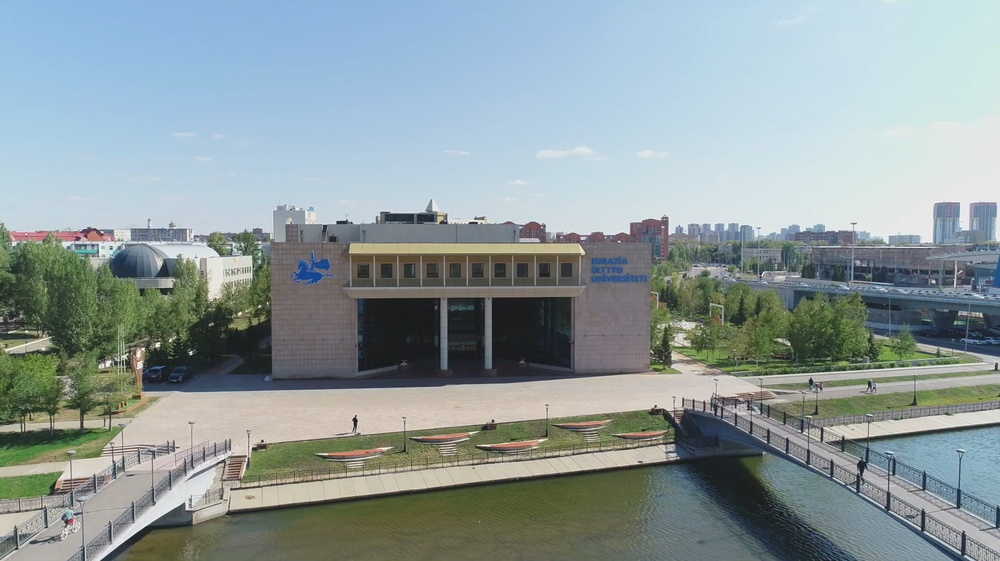
#> input picture img3.jpg, 1000 x 561 px, shrunk from 1760 x 988 before the run
$ python lab5-9.py
#> lines starting #> are read from the running program, lines starting #| are printed output that depends on the picture
from PIL import Image, ImageFilter, ImageChops

img = Image.open("img3.jpg")
#> img is the input picture: PIL image 1000x561 RGB; mean R, G, B 141.4, 154.7, 156.4

blurred = img.filter(ImageFilter.GaussianBlur(radius=5))
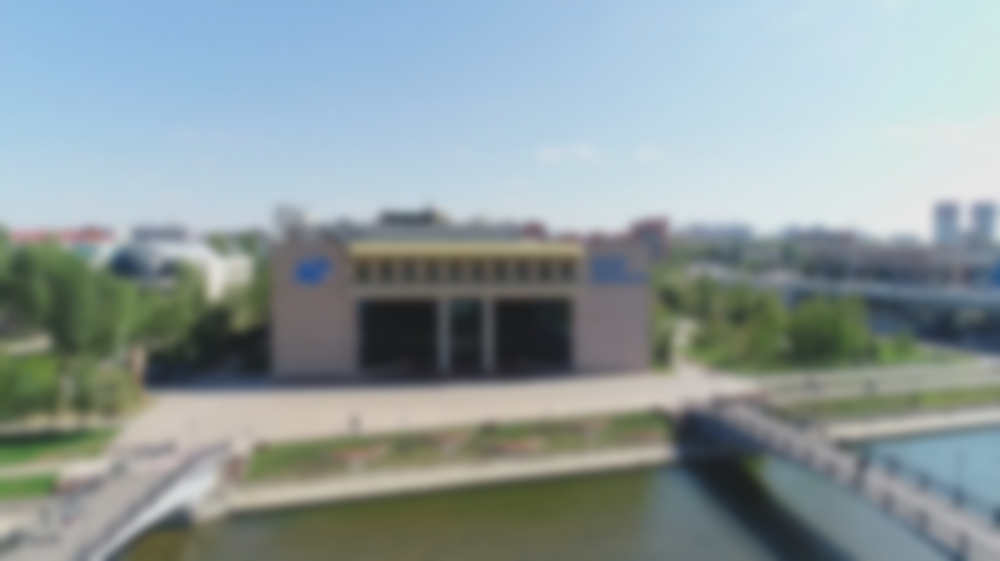
#> blurred: PIL image 1000x561 RGB; mean R, G, B 141.4, 154.7, 156.4

mask = ImageChops.subtract(img, blurred)
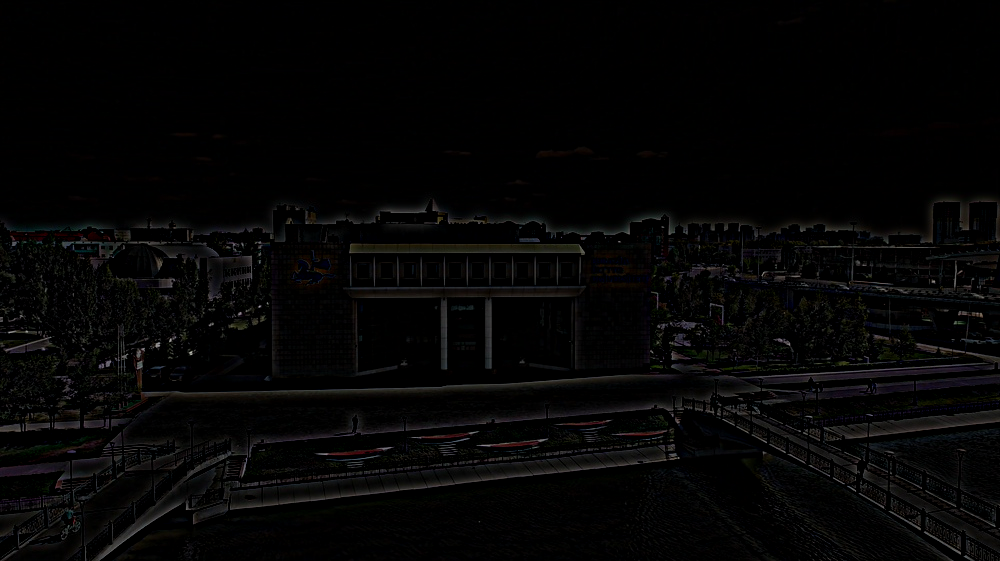
#> mask: PIL image 1000x561 RGB; mean R, G, B 5.3, 5.1, 5

sharpened = ImageChops.add(img, mask)
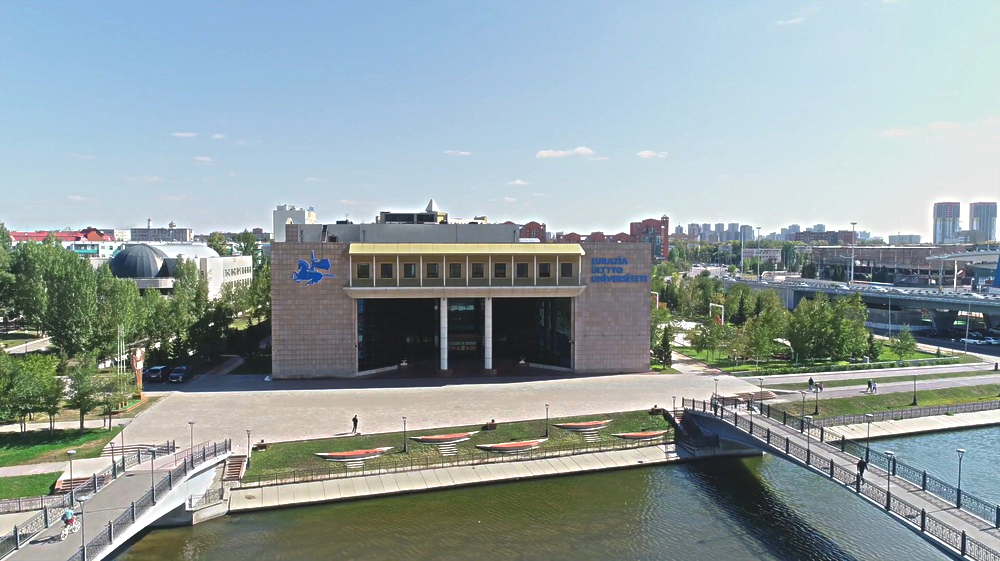
#> sharpened: PIL image 1000x561 RGB; mean R, G, B 146.4, 159.5, 161.1

sharpened.show()

$ run again, with img1.jpg copied over img3.jpg
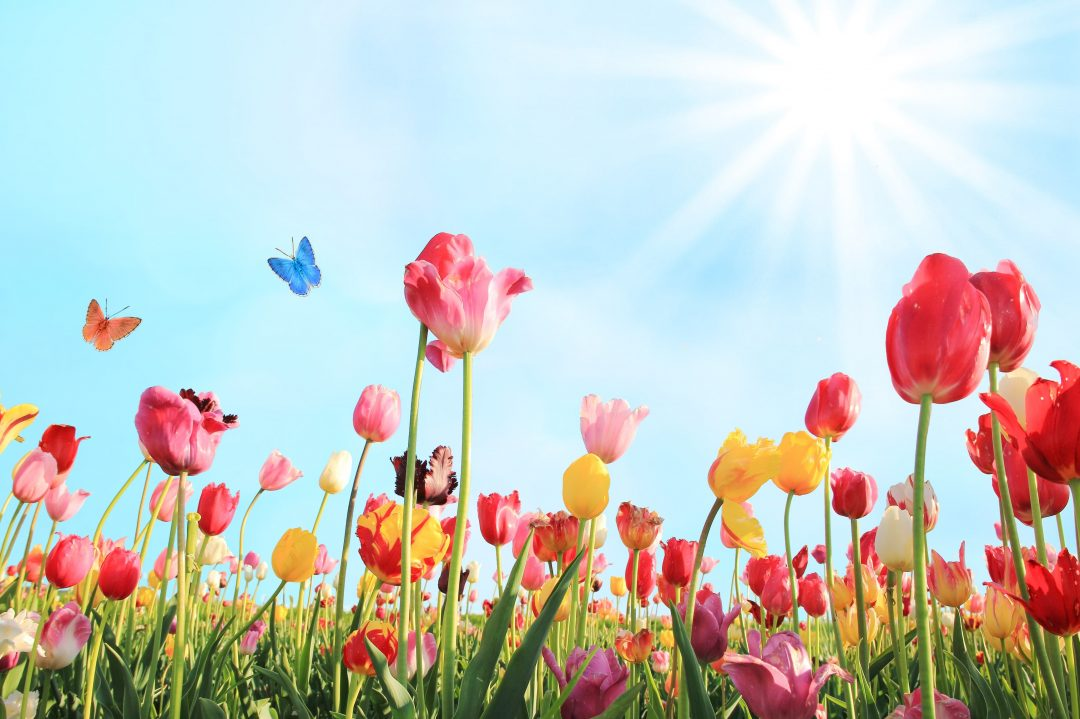
#> input picture img1.jpg, 1080 x 719 px
#> img is the input picture: PIL image 1080x719 RGB; mean R, G, B 195.6, 198.3, 192
#> `mask = ImageChops.subtract(img, blurred)`:
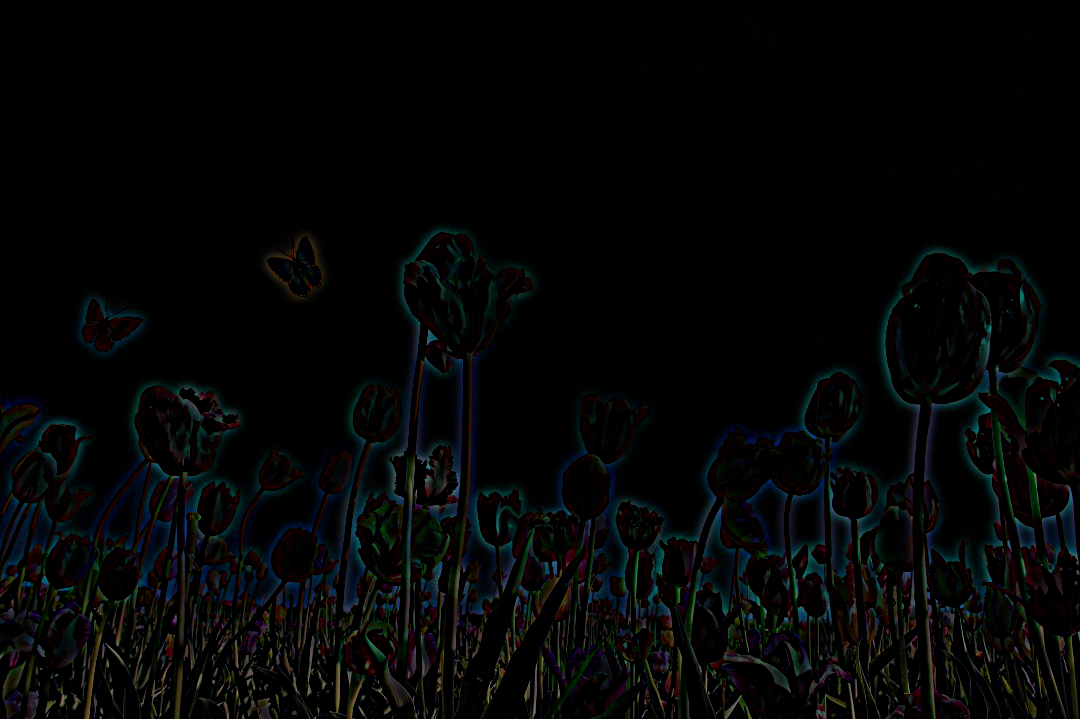
#> mask: PIL image 1080x719 RGB; mean R, G, B 4.5, 5.6, 5.7
#> `sharpened = ImageChops.add(img, mask)`:
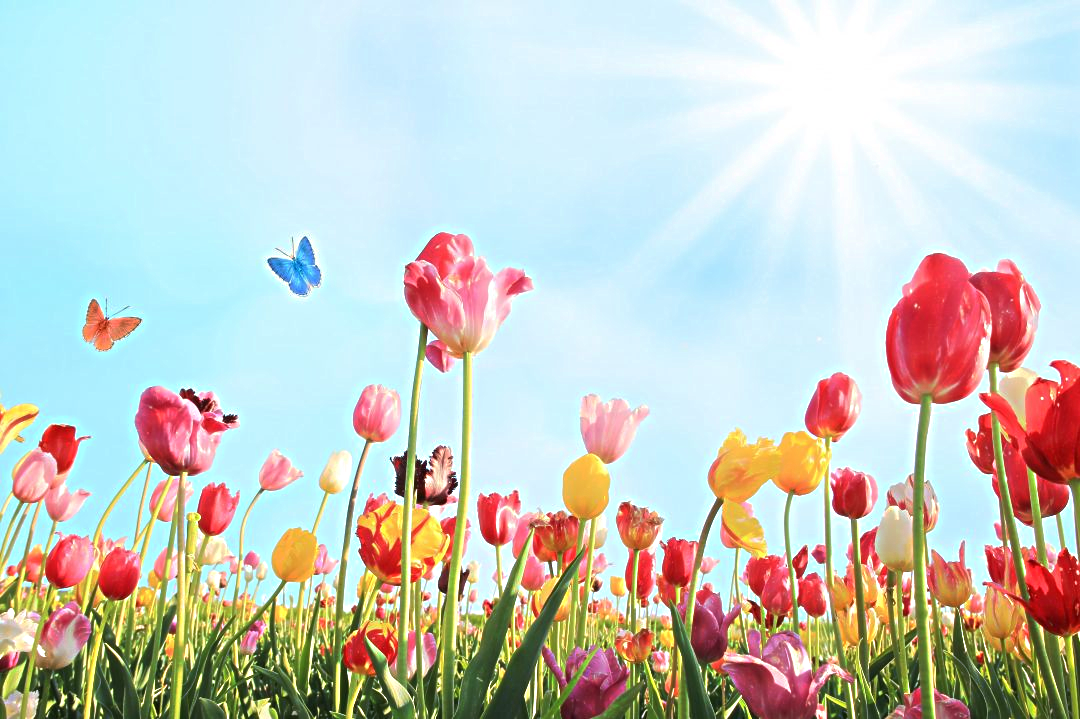
#> sharpened: PIL image 1080x719 RGB; mean R, G, B 198.7, 202.4, 195.2

$ run again, with img2.jpg copied over img3.jpg
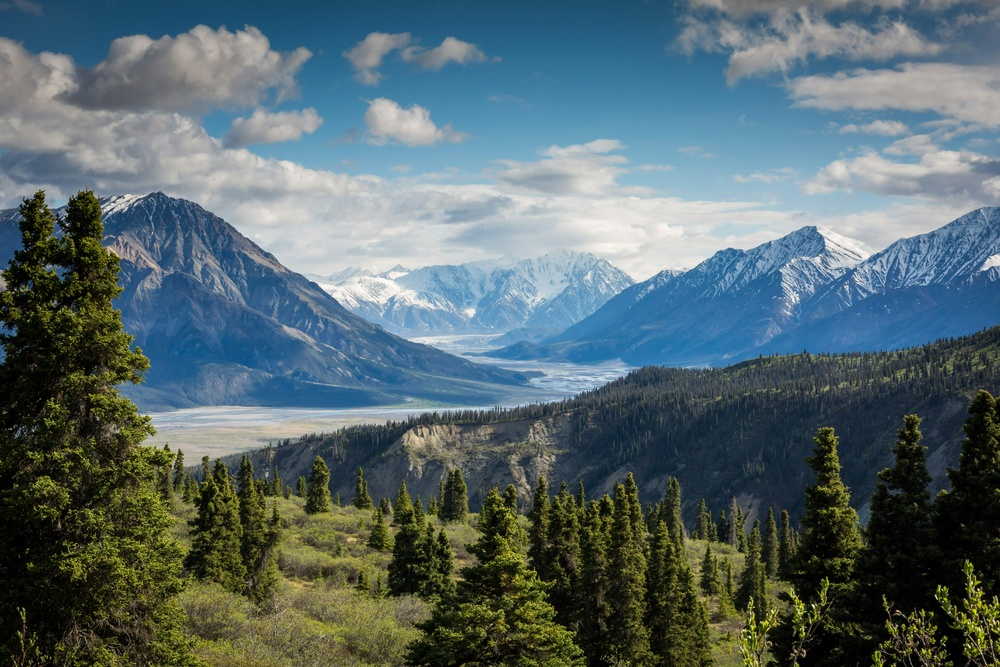
#> input picture img2.jpg, 1000 x 667 px, shrunk from 5760 x 3840 before the run
#> img is the input picture: PIL image 1000x667 RGB; mean R, G, B 86.6, 104.5, 108.1
#> `mask = ImageChops.subtract(img, blurred)`:
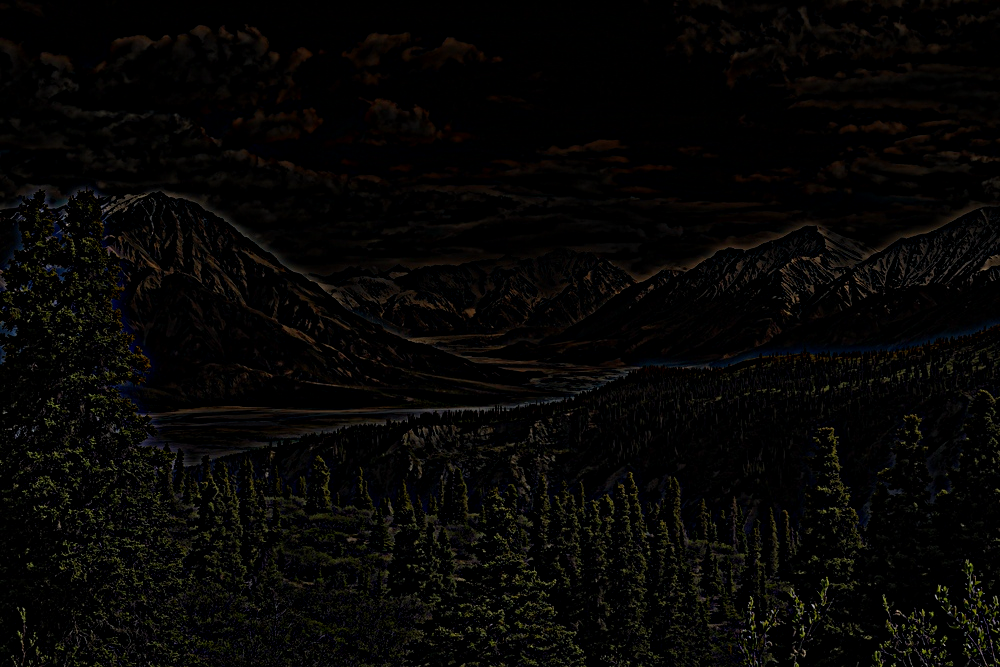
#> mask: PIL image 1000x667 RGB; mean R, G, B 6.6, 5.9, 4.5
#> `sharpened = ImageChops.add(img, mask)`:
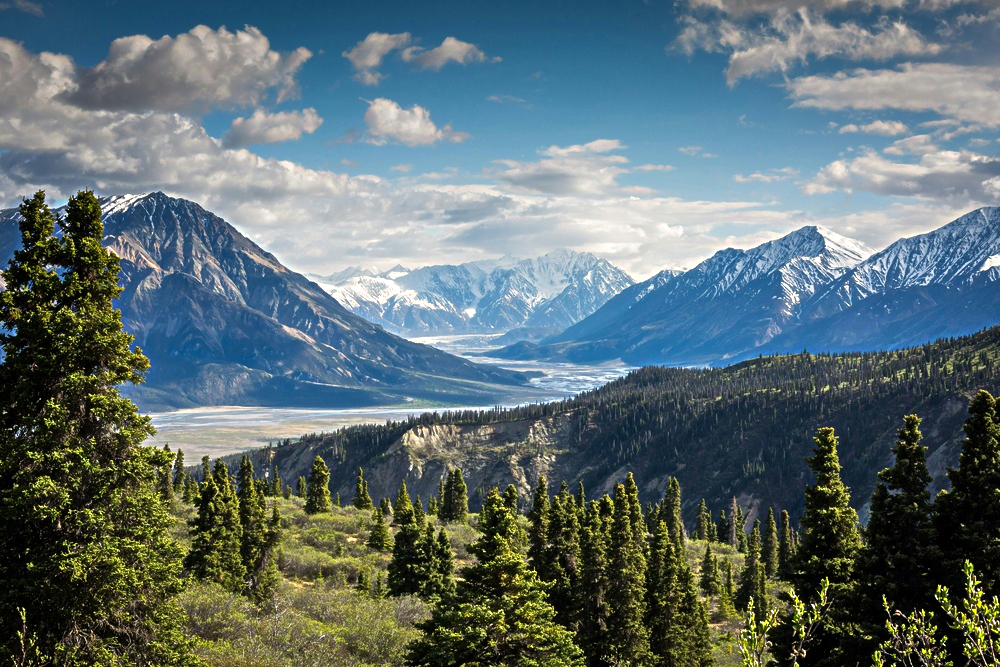
#> sharpened: PIL image 1000x667 RGB; mean R, G, B 93.1, 110.3, 112.5

$ run again, with lab4-1.jpg copied over img3.jpg
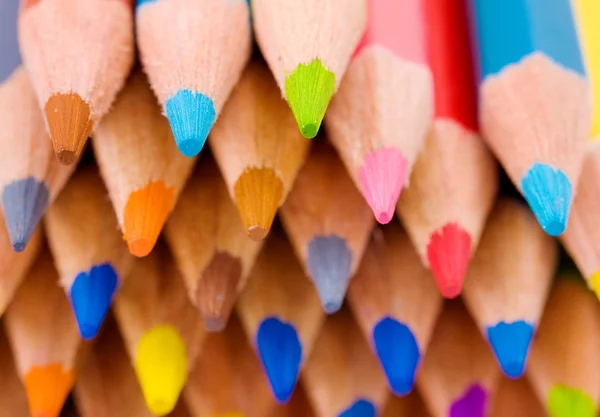
#> input picture lab4-1.jpg, 600 x 417 px
#> img is the input picture: PIL image 600x417 RGB; mean R, G, B 180.7, 125.3, 96.9
#> `mask = ImageChops.subtract(img, blurred)`:
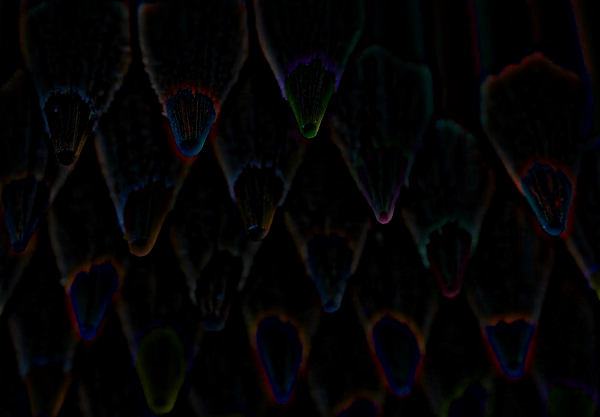
#> mask: PIL image 600x417 RGB; mean R, G, B 4.3, 3.5, 4.1
#> `sharpened = ImageChops.add(img, mask)`:
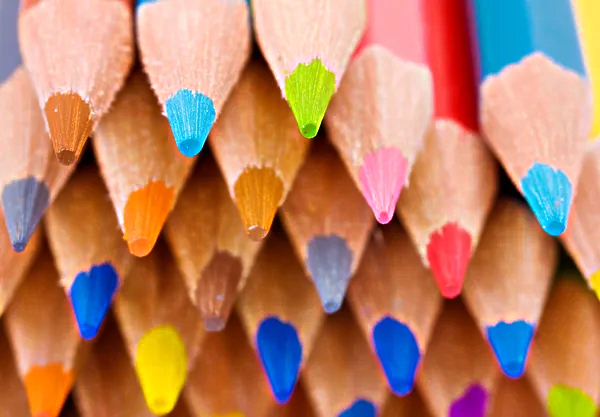
#> sharpened: PIL image 600x417 RGB; mean R, G, B 184.4, 128.8, 100.8
